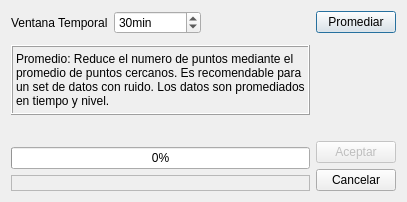
<?xml version="1.0" encoding="UTF-8"?>
<ui version="4.0">
 <class>AverageDialog</class>
 <widget class="QDialog" name="AverageDialog">
  <property name="geometry">
   <rect>
    <x>0</x>
    <y>0</y>
    <width>400</width>
    <height>202</height>
   </rect>
  </property>
  <property name="windowTitle">
   <string>Dialog</string>
  </property>
  <layout class="QHBoxLayout" name="horizontalLayout_3">
   <item>
    <layout class="QHBoxLayout" name="horizontalLayout_2">
     <item>
      <layout class="QVBoxLayout" name="verticalLayout">
       <item>
        <layout class="QHBoxLayout" name="horizontalLayout">
         <item>
          <widget class="QLabel" name="label">
           <property name="text">
            <string>Ventana Temporal</string>
           </property>
          </widget>
         </item>
         <item>
          <widget class="QSpinBox" name="spinBox">
           <property name="suffix">
            <string>min</string>
           </property>
           <property name="maximum">
            <number>1000000</number>
           </property>
           <property name="value">
            <number>30</number>
           </property>
          </widget>
         </item>
         <item>
          <spacer name="horizontalSpacer">
           <property name="orientation">
            <enum>Qt::Horizontal</enum>
           </property>
           <property name="sizeHint" stdset="0">
            <size>
             <width>40</width>
             <height>20</height>
            </size>
           </property>
          </spacer>
         </item>
        </layout>
       </item>
       <item>
        <spacer name="verticalSpacer_2">
         <property name="orientation">
          <enum>Qt::Vertical</enum>
         </property>
         <property name="sizeHint" stdset="0">
          <size>
           <width>20</width>
           <height>20</height>
          </size>
         </property>
        </spacer>
       </item>
       <item>
        <widget class="QLabel" name="infoLabel">
         <property name="sizePolicy">
          <sizepolicy hsizetype="Fixed" vsizetype="Fixed">
           <horstretch>0</horstretch>
           <verstretch>0</verstretch>
          </sizepolicy>
         </property>
         <property name="minimumSize">
          <size>
           <width>0</width>
           <height>70</height>
          </size>
         </property>
         <property name="maximumSize">
          <size>
           <width>300</width>
           <height>150</height>
          </size>
         </property>
         <property name="frameShape">
          <enum>QFrame::Box</enum>
         </property>
         <property name="frameShadow">
          <enum>QFrame::Raised</enum>
         </property>
         <property name="lineWidth">
          <number>1</number>
         </property>
         <property name="text">
          <string>Promedio: Reduce el numero de puntos mediante el 
promedio de puntos cercanos. Es recomendable para
un set de datos con ruido. Los datos son promediados
en tiempo y nivel.</string>
         </property>
         <property name="textFormat">
          <enum>Qt::AutoText</enum>
         </property>
         <property name="scaledContents">
          <bool>false</bool>
         </property>
         <property name="alignment">
          <set>Qt::AlignLeading|Qt::AlignLeft|Qt::AlignVCenter</set>
         </property>
         <property name="margin">
          <number>0</number>
         </property>
        </widget>
       </item>
       <item>
        <spacer name="verticalSpacer_3">
         <property name="orientation">
          <enum>Qt::Vertical</enum>
         </property>
         <property name="sizeHint" stdset="0">
          <size>
           <width>20</width>
           <height>40</height>
          </size>
         </property>
        </spacer>
       </item>
       <item>
        <widget class="QProgressBar" name="progressBar">
         <property name="value">
          <number>0</number>
         </property>
        </widget>
       </item>
       <item>
        <widget class="QLabel" name="statusLabel">
         <property name="frameShape">
          <enum>QFrame::StyledPanel</enum>
         </property>
         <property name="frameShadow">
          <enum>QFrame::Sunken</enum>
         </property>
         <property name="text">
          <string/>
         </property>
        </widget>
       </item>
      </layout>
     </item>
     <item>
      <layout class="QVBoxLayout" name="verticalLayout_2">
       <item>
        <widget class="QPushButton" name="averageButton">
         <property name="text">
          <string>Promediar</string>
         </property>
        </widget>
       </item>
       <item>
        <spacer name="verticalSpacer">
         <property name="orientation">
          <enum>Qt::Vertical</enum>
         </property>
         <property name="sizeHint" stdset="0">
          <size>
           <width>20</width>
           <height>40</height>
          </size>
         </property>
        </spacer>
       </item>
       <item>
        <widget class="QPushButton" name="okButton">
         <property name="enabled">
          <bool>false</bool>
         </property>
         <property name="text">
          <string>Aceptar</string>
         </property>
         <property name="icon">
          <iconset resource="../../images.qrc">
           <normaloff>:/images/Ok.png</normaloff>:/images/Ok.png</iconset>
         </property>
        </widget>
       </item>
       <item>
        <widget class="QPushButton" name="cancelButton">
         <property name="text">
          <string>Cancelar</string>
         </property>
         <property name="icon">
          <iconset resource="../../images.qrc">
           <normaloff>:/images/No.png</normaloff>:/images/No.png</iconset>
         </property>
        </widget>
       </item>
      </layout>
     </item>
    </layout>
   </item>
  </layout>
 </widget>
 <resources>
  <include location="../../images.qrc"/>
 </resources>
 <connections/>
</ui>
